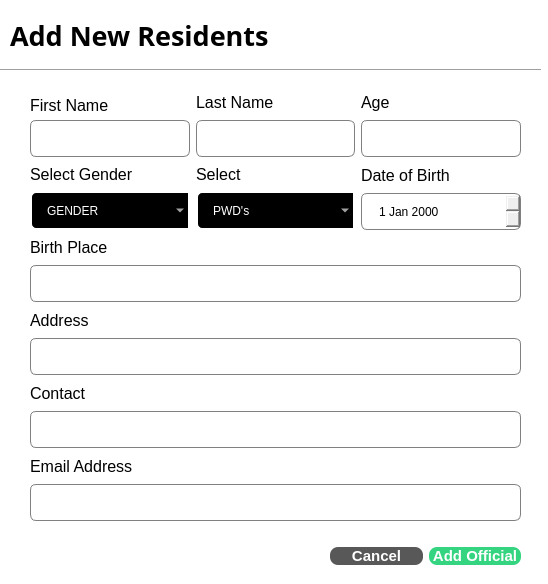
<?xml version="1.0" encoding="UTF-8"?>
<ui version="4.0">
 <class>ResidentsDialog</class>
 <widget class="QDialog" name="ResidentsDialog">
  <property name="geometry">
   <rect>
    <x>0</x>
    <y>0</y>
    <width>548</width>
    <height>584</height>
   </rect>
  </property>
  <property name="windowTitle">
   <string>Dialog</string>
  </property>
  <property name="styleSheet">
   <string notr="true">QDialog{
 
background-color:white;

}

QLineEdit{

border: 1px solid gray;
border-radius:6px;
padding-left: 15px;
height: 35px;
}

QDateEdit{ 
border: 1px solid gray;
border-radius:6px;
padding-left: 15px;
height: 35px;
}

QComboBox{ 
border: 2px solid white;
border-radius:6px;
padding-left: 1px 18px 1px 3px;
height: 35px;
background-color:black;
color:white;
padding-left:15px;
selection-background-color: #298089;
}</string>
  </property>
  <widget class="Line" name="line">
   <property name="geometry">
    <rect>
     <x>0</x>
     <y>60</y>
     <width>541</width>
     <height>21</height>
    </rect>
   </property>
   <property name="orientation">
    <enum>Qt::Orientation::Horizontal</enum>
   </property>
  </widget>
  <widget class="QLabel" name="label">
   <property name="geometry">
    <rect>
     <x>10</x>
     <y>20</y>
     <width>261</width>
     <height>31</height>
    </rect>
   </property>
   <property name="font">
    <font>
     <family>Arial Rounded MT</family>
     <pointsize>20</pointsize>
     <bold>true</bold>
    </font>
   </property>
   <property name="text">
    <string>Add New Residents</string>
   </property>
  </widget>
  <widget class="QWidget" name="">
   <property name="geometry">
    <rect>
     <x>30</x>
     <y>90</y>
     <width>491</width>
     <height>431</height>
    </rect>
   </property>
   <layout class="QVBoxLayout" name="verticalLayout_11">
    <item>
     <layout class="QHBoxLayout" name="horizontalLayout_2">
      <item>
       <layout class="QVBoxLayout" name="verticalLayout">
        <property name="spacing">
         <number>0</number>
        </property>
        <item>
         <widget class="QLabel" name="label_2">
          <property name="font">
           <font>
            <family>Arial</family>
            <pointsize>12</pointsize>
           </font>
          </property>
          <property name="text">
           <string>First Name</string>
          </property>
         </widget>
        </item>
        <item>
         <widget class="QLineEdit" name="firstname_lineEdit"/>
        </item>
       </layout>
      </item>
      <item>
       <layout class="QVBoxLayout" name="verticalLayout_2">
        <item>
         <widget class="QLabel" name="label_3">
          <property name="font">
           <font>
            <family>Arial</family>
            <pointsize>12</pointsize>
           </font>
          </property>
          <property name="text">
           <string>Last Name</string>
          </property>
         </widget>
        </item>
        <item>
         <widget class="QLineEdit" name="lastname_lineEdit"/>
        </item>
       </layout>
      </item>
      <item>
       <layout class="QVBoxLayout" name="verticalLayout_9">
        <item>
         <widget class="QLabel" name="label_10">
          <property name="font">
           <font>
            <family>Arial</family>
            <pointsize>12</pointsize>
           </font>
          </property>
          <property name="text">
           <string>Age</string>
          </property>
         </widget>
        </item>
        <item>
         <widget class="QLineEdit" name="age_lineEdit"/>
        </item>
       </layout>
      </item>
     </layout>
    </item>
    <item>
     <layout class="QHBoxLayout" name="horizontalLayout">
      <item>
       <layout class="QVBoxLayout" name="verticalLayout_5">
        <item>
         <widget class="QLabel" name="label_6">
          <property name="font">
           <font>
            <family>Arial</family>
            <pointsize>12</pointsize>
           </font>
          </property>
          <property name="text">
           <string>Select Gender</string>
          </property>
         </widget>
        </item>
        <item>
         <widget class="QComboBox" name="gender_comboBox">
          <item>
           <property name="text">
            <string>GENDER</string>
           </property>
          </item>
          <item>
           <property name="text">
            <string>Male</string>
           </property>
          </item>
          <item>
           <property name="text">
            <string>Female</string>
           </property>
          </item>
         </widget>
        </item>
       </layout>
      </item>
      <item>
       <layout class="QVBoxLayout" name="verticalLayout_6">
        <item>
         <widget class="QLabel" name="label_7">
          <property name="font">
           <font>
            <family>Arial</family>
            <pointsize>12</pointsize>
           </font>
          </property>
          <property name="text">
           <string>Select</string>
          </property>
         </widget>
        </item>
        <item>
         <widget class="QComboBox" name="PWD_comboBox">
          <property name="styleSheet">
           <string notr="true"/>
          </property>
          <item>
           <property name="text">
            <string>PWD's</string>
           </property>
          </item>
          <item>
           <property name="text">
            <string>Yes</string>
           </property>
          </item>
          <item>
           <property name="text">
            <string>No</string>
           </property>
          </item>
         </widget>
        </item>
       </layout>
      </item>
      <item>
       <layout class="QVBoxLayout" name="verticalLayout_7">
        <item>
         <widget class="QLabel" name="label_8">
          <property name="font">
           <font>
            <family>Arial</family>
            <pointsize>12</pointsize>
           </font>
          </property>
          <property name="text">
           <string>Date of Birth</string>
          </property>
         </widget>
        </item>
        <item>
         <widget class="QDateEdit" name="dob_dateEdit"/>
        </item>
       </layout>
      </item>
     </layout>
    </item>
    <item>
     <layout class="QVBoxLayout" name="verticalLayout_3">
      <item>
       <widget class="QLabel" name="label_4">
        <property name="font">
         <font>
          <family>Arial</family>
          <pointsize>12</pointsize>
         </font>
        </property>
        <property name="text">
         <string>Birth Place</string>
        </property>
       </widget>
      </item>
      <item>
       <widget class="QLineEdit" name="birthplace_lineEdit"/>
      </item>
     </layout>
    </item>
    <item>
     <layout class="QVBoxLayout" name="verticalLayout_8">
      <item>
       <widget class="QLabel" name="label_9">
        <property name="font">
         <font>
          <family>Arial</family>
          <pointsize>12</pointsize>
         </font>
        </property>
        <property name="text">
         <string>Address</string>
        </property>
       </widget>
      </item>
      <item>
       <widget class="QLineEdit" name="address_lineEdit"/>
      </item>
     </layout>
    </item>
    <item>
     <layout class="QVBoxLayout" name="verticalLayout_4">
      <item>
       <widget class="QLabel" name="label_5">
        <property name="font">
         <font>
          <family>Arial</family>
          <pointsize>12</pointsize>
         </font>
        </property>
        <property name="text">
         <string>Contact</string>
        </property>
       </widget>
      </item>
      <item>
       <widget class="QLineEdit" name="contact_lineEdit"/>
      </item>
     </layout>
    </item>
    <item>
     <layout class="QVBoxLayout" name="verticalLayout_10">
      <item>
       <widget class="QLabel" name="label_11">
        <property name="font">
         <font>
          <family>Arial</family>
          <pointsize>12</pointsize>
         </font>
        </property>
        <property name="text">
         <string>Email Address</string>
        </property>
       </widget>
      </item>
      <item>
       <widget class="QLineEdit" name="emailaddress_lineEdit"/>
      </item>
     </layout>
    </item>
   </layout>
  </widget>
  <widget class="QWidget" name="">
   <property name="geometry">
    <rect>
     <x>330</x>
     <y>541</y>
     <width>191</width>
     <height>31</height>
    </rect>
   </property>
   <layout class="QHBoxLayout" name="horizontalLayout_3">
    <item>
     <widget class="QPushButton" name="cancel_button">
      <property name="styleSheet">
       <string notr="true">QPushButton{
 background-color: #585858;
 color:white;
border:none;
border-radius:8px;
font-weight: bold;
font-size: 15px;
}</string>
      </property>
      <property name="text">
       <string>Cancel</string>
      </property>
     </widget>
    </item>
    <item>
     <widget class="QPushButton" name="add_button">
      <property name="styleSheet">
       <string notr="true">QPushButton{
 background-color: #34D481;
 color:white;
border:none;
border-radius:8px;
font-weight: bold;
font-size: 15px;
}</string>
      </property>
      <property name="text">
       <string>Add Official</string>
      </property>
     </widget>
    </item>
   </layout>
  </widget>
 </widget>
 <resources/>
 <connections/>
</ui>
